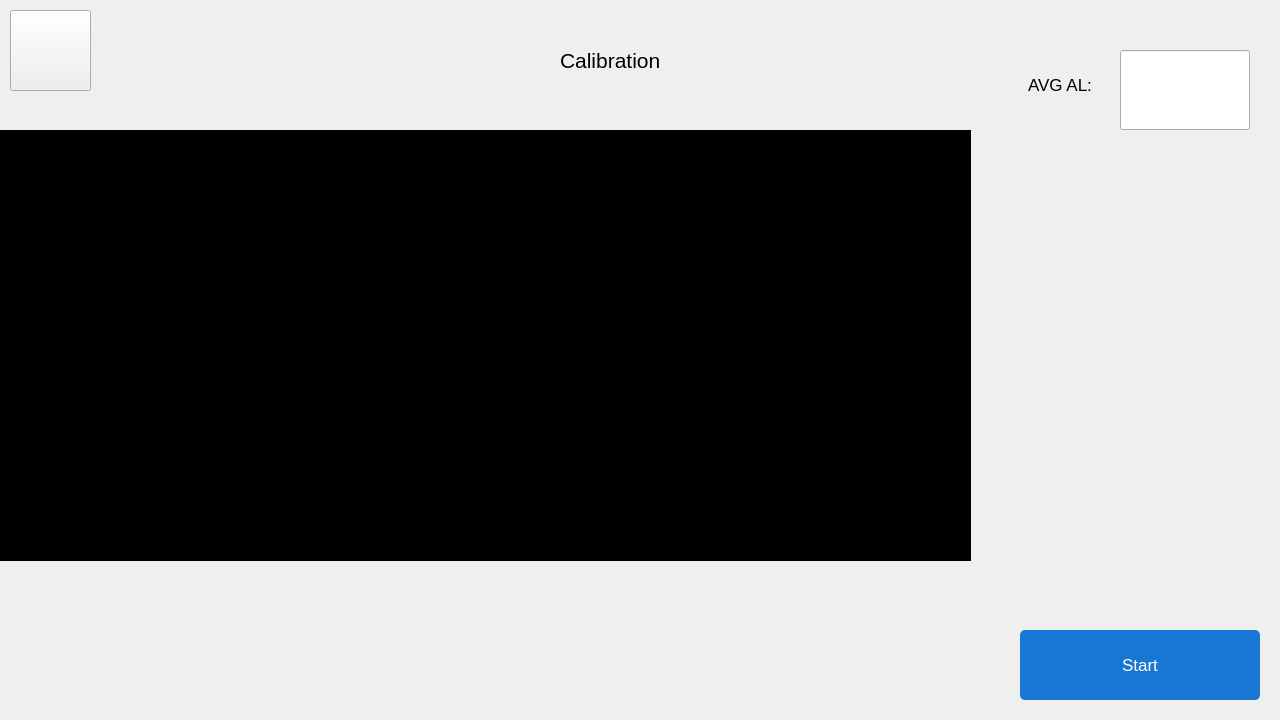
<?xml version="1.0" encoding="UTF-8"?>
<ui version="4.0">
 <class>CalibrationDialog</class>
 <widget class="QDialog" name="CalibrationDialog">
  <property name="geometry">
   <rect>
    <x>0</x>
    <y>0</y>
    <width>1280</width>
    <height>720</height>
   </rect>
  </property>
  <property name="windowTitle">
   <string>Dialog</string>
  </property>
  <property name="styleSheet">
   <string notr="true">background-image: url(:/images/5.png);</string>
  </property>
  <widget class="QFrame" name="wm_plt">
   <property name="geometry">
    <rect>
     <x>0</x>
     <y>130</y>
     <width>971</width>
     <height>431</height>
    </rect>
   </property>
   <property name="styleSheet">
    <string notr="true">background-color: rgb(0, 0, 0);
background-image:url(:/images/empty.png);</string>
   </property>
   <property name="frameShape">
    <enum>QFrame::StyledPanel</enum>
   </property>
   <property name="frameShadow">
    <enum>QFrame::Raised</enum>
   </property>
  </widget>
  <widget class="QPushButton" name="marker_cornea_2">
   <property name="geometry">
    <rect>
     <x>0</x>
     <y>560</y>
     <width>971</width>
     <height>21</height>
    </rect>
   </property>
   <property name="styleSheet">
    <string notr="true">background-image:url(:/images/empty.png);
border-image: url(:/images/scale.png);
</string>
   </property>
   <property name="text">
    <string/>
   </property>
   <property name="flat">
    <bool>true</bool>
   </property>
  </widget>
  <widget class="QLabel" name="lbl_avgAl">
   <property name="geometry">
    <rect>
     <x>1020</x>
     <y>70</y>
     <width>80</width>
     <height>30</height>
    </rect>
   </property>
   <property name="font">
    <font>
     <pointsize>13</pointsize>
    </font>
   </property>
   <property name="styleSheet">
    <string notr="true">background-image:url(:/images/empty.png);
border-image:url(:/images/empty.png);</string>
   </property>
   <property name="text">
    <string>AVG AL:</string>
   </property>
   <property name="alignment">
    <set>Qt::AlignCenter</set>
   </property>
  </widget>
  <widget class="QLineEdit" name="lineEdit_avgAl">
   <property name="geometry">
    <rect>
     <x>1120</x>
     <y>50</y>
     <width>130</width>
     <height>80</height>
    </rect>
   </property>
   <property name="font">
    <font>
     <pointsize>32</pointsize>
    </font>
   </property>
   <property name="styleSheet">
    <string notr="true">border-image: url(:/images/searchbar.png);
background-image:url(:/images/empty.png);
color:rgb(21,21,21);</string>
   </property>
   <property name="text">
    <string/>
   </property>
   <property name="alignment">
    <set>Qt::AlignCenter</set>
   </property>
  </widget>
  <widget class="QPushButton" name="btn_start">
   <property name="geometry">
    <rect>
     <x>1020</x>
     <y>630</y>
     <width>240</width>
     <height>70</height>
    </rect>
   </property>
   <property name="font">
    <font>
     <pointsize>13</pointsize>
    </font>
   </property>
   <property name="styleSheet">
    <string notr="true">background-image:url(:/images/empty.png);
color: rgb(255, 255, 255);
background-color: #1976D2;
border-radius:5px;</string>
   </property>
   <property name="text">
    <string>Start</string>
   </property>
  </widget>
  <widget class="QPushButton" name="btn_back">
   <property name="geometry">
    <rect>
     <x>10</x>
     <y>10</y>
     <width>81</width>
     <height>81</height>
    </rect>
   </property>
   <property name="styleSheet">
    <string notr="true">background-image:url(:/images/empty.png);
border-image: url(:/images/backbutton.png);</string>
   </property>
   <property name="text">
    <string/>
   </property>
  </widget>
  <widget class="QLabel" name="label">
   <property name="geometry">
    <rect>
     <x>560</x>
     <y>40</y>
     <width>110</width>
     <height>40</height>
    </rect>
   </property>
   <property name="font">
    <font>
     <pointsize>16</pointsize>
    </font>
   </property>
   <property name="styleSheet">
    <string notr="true">background-image:url(:/images/empty.png);border-image:url(:/images/empty.png);</string>
   </property>
   <property name="text">
    <string>Calibration</string>
   </property>
  </widget>
  <zorder>wm_plt</zorder>
  <zorder>marker_cornea_2</zorder>
  <zorder>lbl_avgAl</zorder>
  <zorder>lineEdit_avgAl</zorder>
  <zorder>btn_back</zorder>
  <zorder>label</zorder>
  <zorder>btn_start</zorder>
 </widget>
 <resources/>
 <connections/>
</ui>
